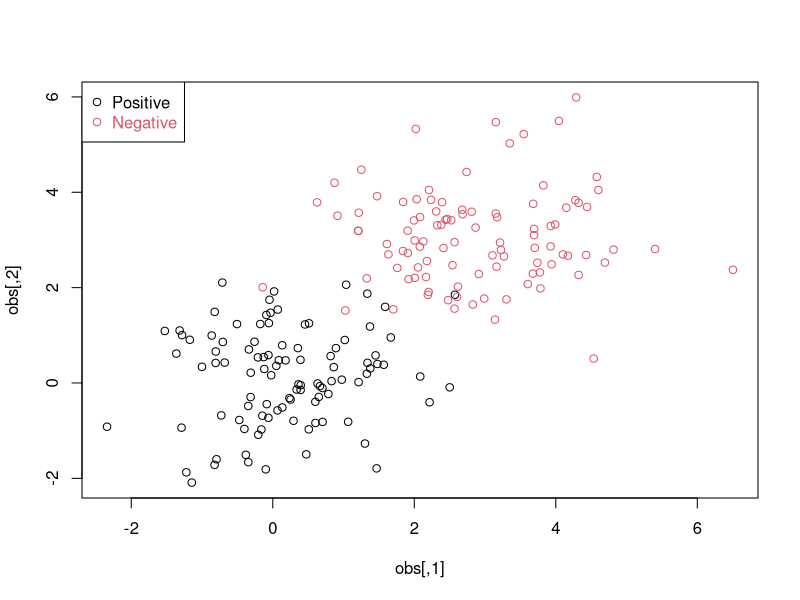

Write the R code that produced this figure.
# Clear enviroment
rm(list = ls())

# Generate Linearly Separable Data

# Set seed
set.seed(300)

# Observations
observations <- 100

# Features 
feaures <- 2

# Data points for each class
data_points <- observations * feaures

# Cluster means 
pos_mean <- 0
neg_mean <- 3 

postive = matrix(rnorm(data_points, mean = pos_mean), nrow = 100, ncol = 2)
negative = matrix(rnorm(data_points, mean = neg_mean), nrow = 100, ncol = 2)

labels <- c(rep(1, 100), rep(-1, 100))

obs <- rbind(postive, negative)

data <- data.frame(x = obs, y = as.factor(labels))

plot(obs, col=ifelse( labels > 0, 1, 2))
legend("topleft",c("Positive","Negative"),col=seq(2),pch=1,text.col=seq(2))

# Split data into training & test sets

set.seed(300)

train_indices <- sample(200, 200 * 0.7)

training_set <- data[train_indices, ]

test_obs <- obs[-train_indices, ]
test_lables <- labels[-train_indices]


# Part 1: Load SVM Library

#install.packages("e1071")
library(e1071)



# Part 2: Linear SVM with cost = 1

linear_fit_1 = svm(y~.,data = training_set, kernel = "linear",cost = 1)

# Part 3: Report Results

summary(linear_fit_1)

# The results shows that there are 12 spoort vetors

# Part 4: Linear SVM Plot


# Part 5: Prediction on Linear Model


# Part 6: Linear Models with cost 0.01 & 0.00001


# Part 7: Find Optimal Model


